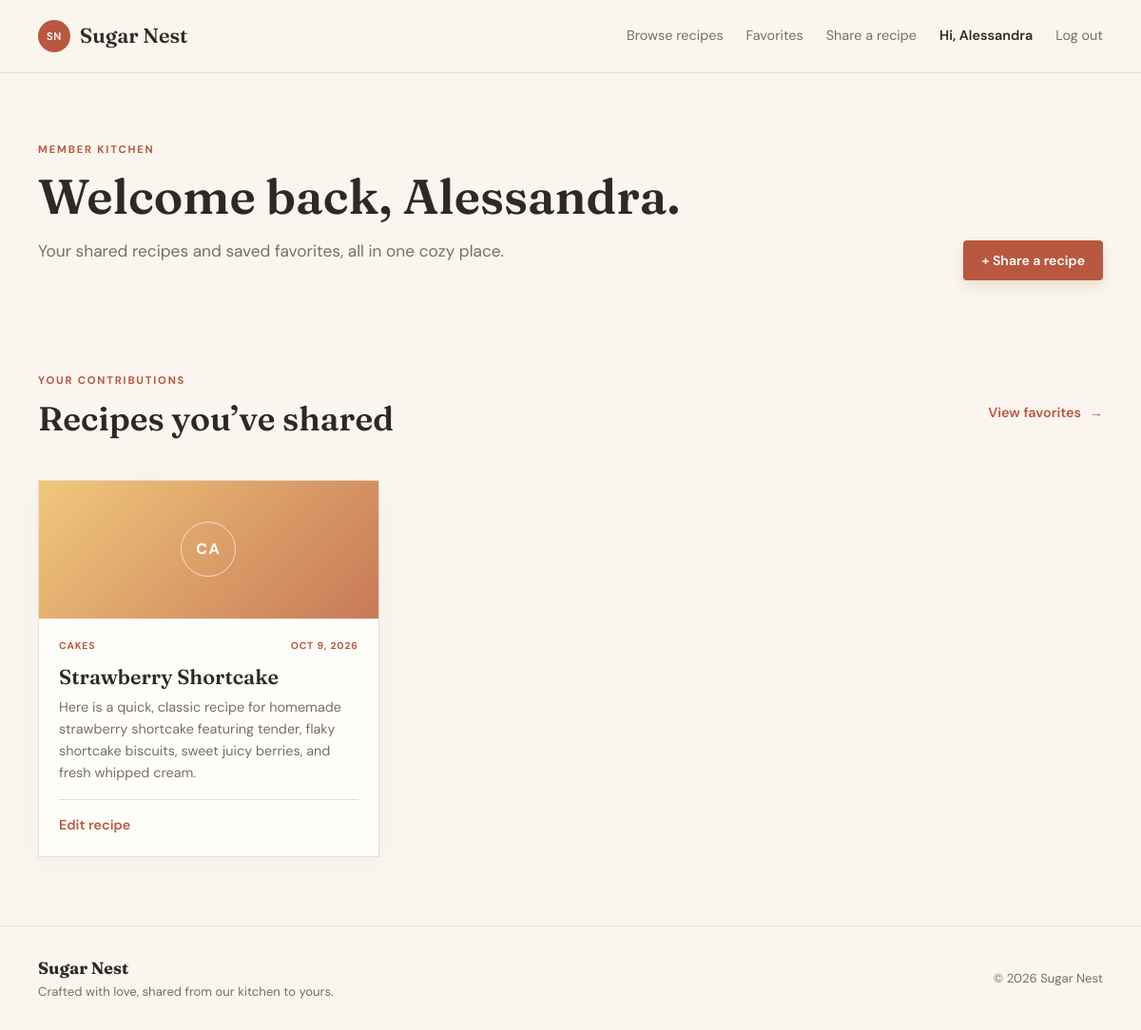
/dashboard.php (signed in), run on the app's committed database.
### tables this page shows
CREATE TABLE `recipes` (
  `id` int(10) UNSIGNED NOT NULL,
  `user_id` int(10) UNSIGNED NOT NULL,
  `category_id` int(10) UNSIGNED NOT NULL,
  `title` varchar(150) NOT NULL,
  `short_description` varchar(255) NOT NULL,
  `instructions` text NOT NULL,
  `created_at` timestamp NOT NULL DEFAULT current_timestamp(),
  `updated_at` timestamp NOT NULL DEFAULT current_timestamp() ON UPDATE current_timestamp()
);

CREATE TABLE `categories` (
  `id` int(10) UNSIGNED NOT NULL,
  `name` varchar(80) NOT NULL,
  `unit_options` longtext DEFAULT NULL CHECK (json_valid(`unit_options`)),
  `created_at` timestamp NOT NULL DEFAULT current_timestamp()
);

### includes/functions.php (called while the page is built, shortened)
<?php
function e(?string $value): string
{
    return htmlspecialchars($value ?? '', ENT_QUOTES, 'UTF-8');
}

### classes/Auth.php (called while the page is built, shortened)
<?php
class Auth
{
    public static function id(): ?int
    {
        return isset($_SESSION['user_id']) ? (int) $_SESSION['user_id'] : null;
    }
}

### classes/Database.php (called while the page is built, shortened)
<?php
class Database
{
    private static ?PDO $connection = null;
    public static function connection(): PDO
    {
        if (self::$connection === null) {
            $dsn = 'mysql:host=' . DB_HOST . ';dbname=' . DB_NAME . ';charset=utf8mb4';
            self::$connection = new PDO($dsn, DB_USER, DB_PASS, [
                PDO::ATTR_ERRMODE => PDO::ERRMODE_EXCEPTION,
                PDO::ATTR_DEFAULT_FETCH_MODE => PDO::FETCH_ASSOC,
                PDO::ATTR_EMULATE_PREPARES => false,
            ]);
        }
        return self::$connection;
    }
}

### classes/Recipe.php (called while the page is built, shortened)
<?php
class Recipe
{
    public static function latest(string $search = '', ?int $categoryId = null, ?int $userId = null): array
    {
        $sql = 'SELECT r.*, c.name AS category_name, u.full_name AS author_name,
                       (SELECT COUNT(*) FROM favorites f WHERE f.recipe_id = r.id AND f.user_id = :favorite_user) AS is_favorite
                FROM recipes r INNER JOIN categories c ON c.id = r.category_id
                INNER JOIN users u ON u.id = r.user_id WHERE 1 = 1';
        $params = ['favorite_user' => $userId ?? 0];
        $sql .= ' ORDER BY r.created_at DESC';
        $statement = Database::connection()->prepare($sql);
        $statement->execute($params);
        return $statement->fetchAll();
    }
}

### dashboard.php (the view, shortened to what this page needs)
<?php
$recipes = Recipe::latest('', null, Auth::id());
require __DIR__ . '/includes/header.php';
?>
<section class="container page-section dashboard-head"><div><p class="eyebrow">Member kitchen</p><h1>Welcome back, <?= e($_SESSION['user_name']) ?>.</h1><p class="lead">Your shared recipes and saved favorites, all in one cozy place.</p></div><a class="button" href="<?= BASE_URL ?>/recipe_create.php">+ Share a recipe</a></section><section class="container page-section"><div class="section-heading"><div><p class="eyebrow">Your contributions</p><h2>Recipes you’ve shared</h2></div><a class="text-link" href="<?= BASE_URL ?>/favorites.php">View favorites <span>→</span></a></div><?php if (!$recipes): ?><div class="empty-state"><h3>Your shelf is still quiet.</h3><p>Share the first recipe with your neighbors.</p><a class="button" href="<?= BASE_URL ?>/recipe_create.php">Write a recipe</a></div><?php else: ?><div class="recipe-grid"><?php foreach ($recipes as $recipe): ?><article class="recipe-card"><div class="recipe-image"><span><?= e(strtoupper(substr($recipe['category_name'], 0, 2))) ?></span></div><div class="recipe-card-body"><div class="card-meta"><span><?= e($recipe['category_name']) ?></span><span><?= date('M j, Y', strtotime($recipe['created_at'])) ?></span></div><h3><a href="<?= BASE_URL ?>/recipe_view.php?id=<?= (int) $recipe['id'] ?>"><?= e($recipe['title']) ?></a></h3><p><?= e($recipe['short_description']) ?></p><div class="card-footer"><a class="text-link" href="<?= BASE_URL ?>/recipe_edit.php?id=<?= (int) $recipe['id'] ?>">Edit recipe</a></div></div></article><?php endforeach; ?></div><?php endif; ?></section>
<?php require __DIR__ . '/includes/footer.php'; ?>

### css/style.css (style rules this page uses)
:root { --ink:#2d2a26; --muted:#766f67; --cream:#faf6ef; --paper:#fffdf9; --rust:#b8583f; --rust-dark:#90432f; --honey:#e6b95c; --sage:#a4b29d; --line:#e8ded0; --shadow:0 18px 50px rgba(71,49,31,.09); }
* { box-sizing:border-box; }
html { scroll-behavior:smooth; }
body { margin:0; color:var(--ink); background:var(--cream); font-family:'DM Sans', sans-serif; line-height:1.6; }
a { color:inherit; text-decoration:none; }
.container { width:min(1120px, calc(100% - 40px)); margin:0 auto; }
.nav-wrap,.nav-account,.site-nav,.hero-actions,.card-footer,.section-heading,.footer-wrap,.band-grid,.detail-actions,.form-actions,.detail-kicker { display:flex; align-items:center; }
.button,.outline-button,.favorite-button { display:inline-flex; justify-content:center; align-items:center; border:0; border-radius:4px; padding:12px 19px; font:600 .88rem 'DM Sans',sans-serif; cursor:pointer; transition:.2s ease; }
.button { background:var(--rust); color:#fff; box-shadow:0 6px 14px rgba(184,88,63,.18); }
.text-link { color:var(--rust); font-weight:600; font-size:.9rem; }
.text-link span { margin-left:5px; }
.eyebrow { margin:0 0 12px; color:var(--rust); text-transform:uppercase; font-size:.7rem; font-weight:700; letter-spacing:.16em; }
h1,h2,h3 { font-family:Fraunces,Georgia,serif; line-height:1.1; font-weight:600; margin:0 0 16px; }
h1 { font-size:clamp(2.7rem,6vw,5rem); max-width:760px; }
h2 { font-size:2.2rem; }
h3 { font-size:1.35rem; }
p { margin:0 0 16px; }
.hero-copy,.lead,.detail-description { color:var(--muted); font-size:1.08rem; max-width:600px; }
.page-section { padding:72px 0; }
.section-heading { justify-content:space-between; gap:20px; margin-bottom:28px; }
.recipe-grid { display:grid; grid-template-columns:repeat(3,1fr); gap:22px; }
.recipe-card { background:var(--paper); border:1px solid var(--line); box-shadow:0 8px 30px rgba(71,49,31,.04); transition:.2s; }
.recipe-image { height:145px; display:grid; place-items:center; background:linear-gradient(135deg,#f0c77c,#c87957); color:#fff; }
.recipe-image span { border:1px solid rgba(255,255,255,.65); border-radius:50%; width:58px; height:58px; display:grid; place-items:center; font-weight:700; letter-spacing:.1em; }
.recipe-card-body { padding:21px; }
.card-meta,.detail-kicker { display:flex; justify-content:space-between; color:var(--rust); text-transform:uppercase; letter-spacing:.08em; font-size:.65rem; font-weight:700; gap:10px; }
.recipe-card h3 { margin-top:13px; margin-bottom:8px; }
.recipe-card p { color:var(--muted); font-size:.9rem; min-height:45px; }
.card-footer { justify-content:space-between; padding-top:15px; border-top:1px solid var(--line); color:var(--muted); }
.dashboard-head { display:flex; justify-content:space-between; align-items:end; gap:30px; padding-bottom:25px; }
.dashboard-head h1 { font-size:3.2rem; }

### data on the page
recipes: category.name "CA", category.name "CAKES", created_at "OCT 9, 2026", title "Strawberry Shortcake", short_description "Here is a quick, classic recipe for homemade strawberry shortcake featuring tender, flaky shortcake biscuits, sweet juicy berries, and fresh whipped cream."

### other printed values
$_SESSION['user_name'] "Alessandra"
